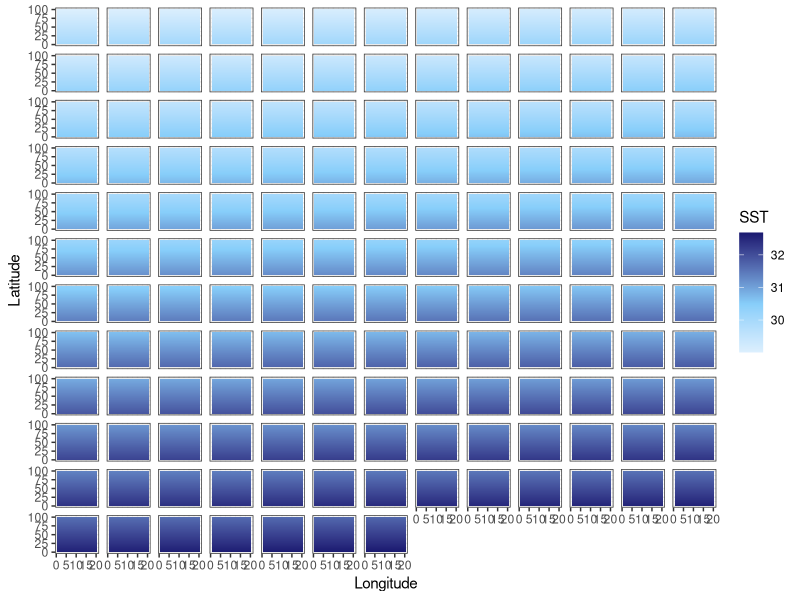
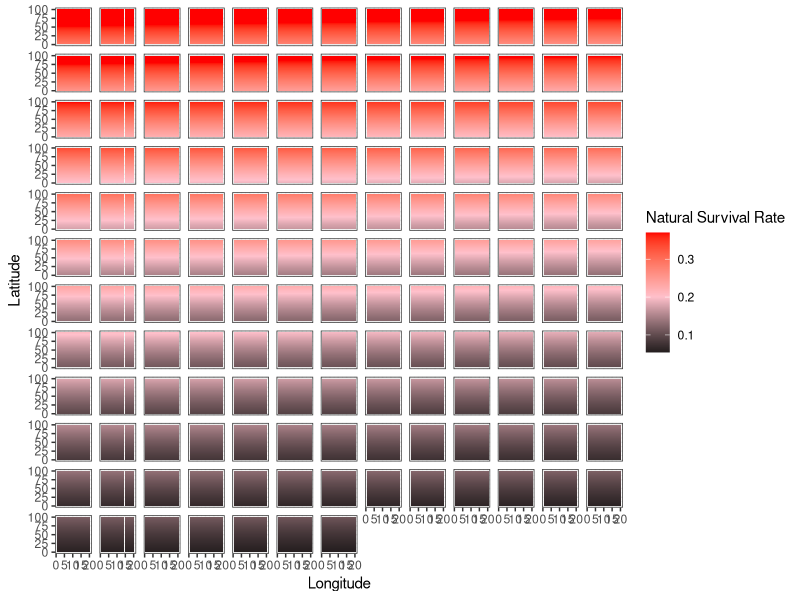
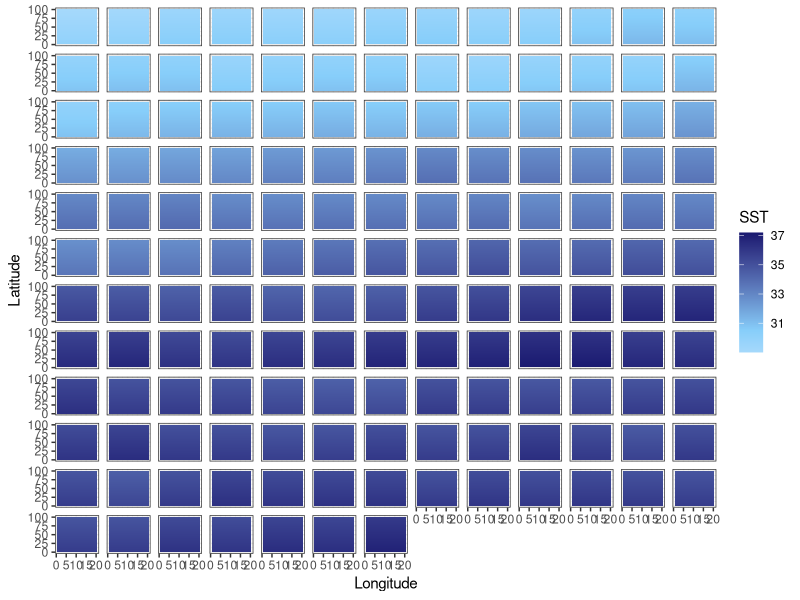
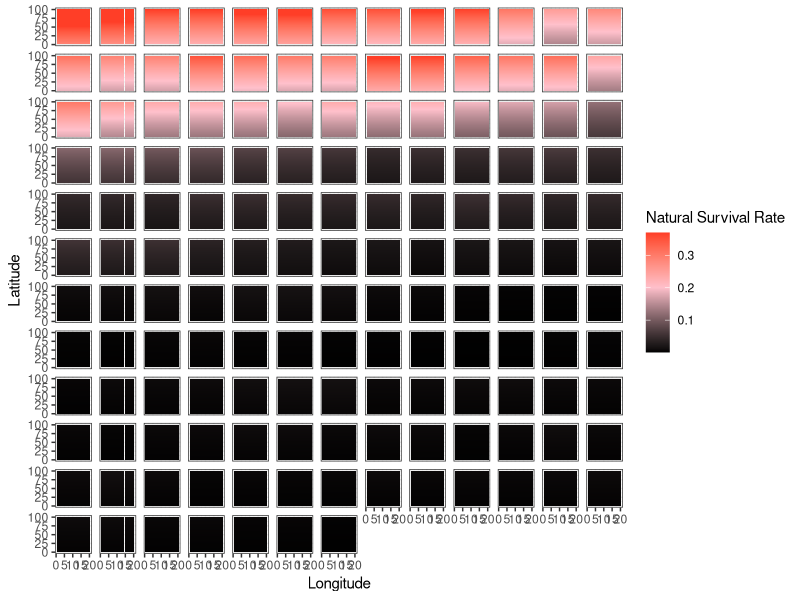
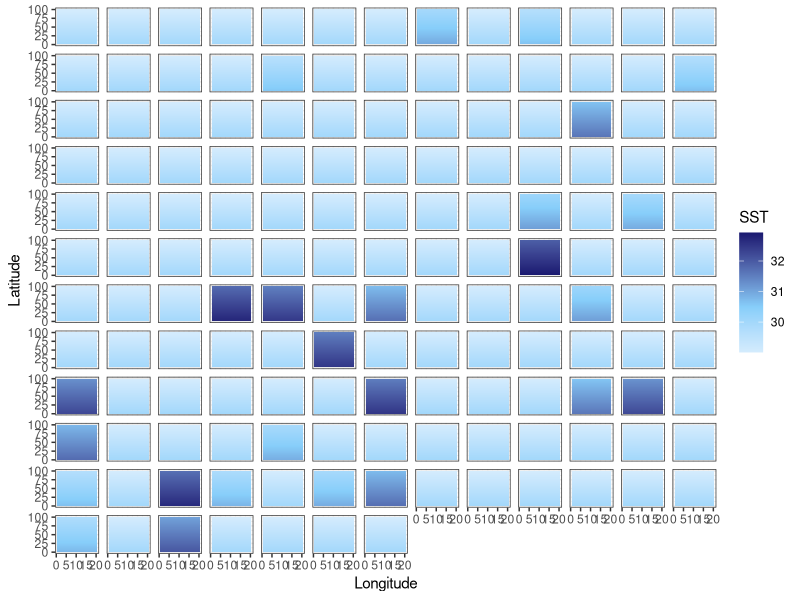
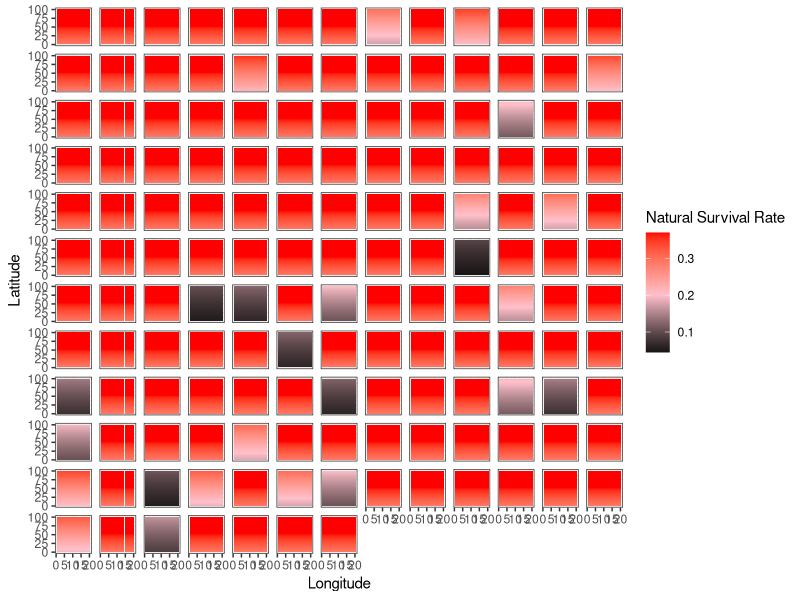

The R script that drew these images, in order:
library(tidyverse)
library(here)

addTaskCallback(function(...) {set.seed(42);TRUE})
options(warn=-1)

years = 150
NS.patches = 100
EW.patches = 20
opt.temp = 25

calc_temp_mortality <- function(SST, opt.temp, temp.range, s) {
  nat.m = array(0, c(nrow(SST), ncol(SST)))
  m = 1 - exp((-(SST[,] - opt.temp)^2)/(temp.range^2)) # temperature based mortality function from Walsworth et al.
  m = 1 - m
  nat.m = ifelse(m > s, s, m)
  return(nat.m)
}

# 0.37      29
# 0.3678794 30
# 0.2369278 31
# 0.1408584 32
# 0.0773    33
# 0.0391639 34
# 0.0183156 35



### UNCOMMENT FOR CONSTANT MEAN SHIFT SST
SST.patches.mean <- array(0, c(NS.patches, EW.patches, years))
start_SST = (opt.temp + 4) + NS.patches*0.01

for (i in 1:years) {
  SST = start_SST
  for (lat in 1:NS.patches) {
    SST.patches.mean[lat,,i] = SST
    SST = SST - 0.01
  }
  start_SST = start_SST + 0.018
}

### UNCOMMENT FOR ENSO VARIABLE MEAN SST
SST.patches.enso <- array(0, c(NS.patches, EW.patches, years))
start_SST = (opt.temp + 4) + NS.patches*0.01

for (i in 1:years) {
  SST = start_SST
  for (lat in 1:NS.patches) {
    SST.patches.enso[lat,,i] = SST
    SST = SST - 0.01
  }
  start_SST = start_SST + rnorm(1, mean = 0.018, sd = .25)
}

### UNCOMMENT FOR SHOCK SST CHANGES
SST.patches.shock <- array(0, c(NS.patches, EW.patches, years))
start_SST = (opt.temp + 4) + NS.patches*0.01

for (i in 1:years) {
  heat_prob = runif(1, 0, 1)
  if ((i < 75 & heat_prob < 0.1) | (i >= 75 & heat_prob < 0.35)) {
    intensity <- runif(1, .5, ifelse(i < 75, 2, 3))
    SST = start_SST + intensity
  } else {
    SST = start_SST
  }
  for (lat in 1:NS.patches) {
    SST.patches.shock[lat,,i] = SST
    SST = SST - 0.01
  }
}

output_df_mean = data.frame() #create dataframe to hold results
output_df_enso = data.frame()
output_df_shock = data.frame()


# Mean --------------------------------------------------------------------

for(b in 1:years) {
  SSTdf_mean = SST.patches.mean[,,b] %>% 
    as.data.frame() 
  
  SSTdf_mean$lat = c(1:NS.patches)
  SSTdf_mean$year = paste0(b)
  
  output_df_mean = bind_rows(output_df_mean, SSTdf_mean)
}

SSTdf_mean = output_df_mean %>% 
  pivot_longer(V1:V20,
               names_to = "lon",
               values_to = "sst") %>% 
  mutate(lon = case_when(
    lon == "V1" ~ 1,
    lon == "V2" ~ 2,
    lon == "V3" ~ 3,
    lon == "V4" ~ 4,
    lon == "V5" ~ 5,
    lon == "V6" ~ 6,
    lon == "V7" ~ 7,
    lon == "V8" ~ 8,
    lon == "V9" ~ 9,
    lon == "V10" ~ 10,
    lon == "V11" ~ 11,
    lon == "V12" ~ 12,
    lon == "V13" ~ 13,
    lon == "V14" ~ 14,
    lon == "V15" ~ 15,
    lon == "V16" ~ 16,
    lon == "V17" ~ 17,
    lon == "V18" ~ 18,
    lon == "V19" ~ 19,
    lon == "V20" ~ 20
    )) %>% 
  mutate(year = as.numeric(year))

mt = ggplot(SSTdf_mean, aes(lon, lat, fill = sst)) +
  geom_tile() +
  labs(x = "Longitude", y = "Latitude", fill = "SST") +
  theme_bw() +
  scale_fill_gradient2(low = "white", high = "midnightblue", mid = "lightskyblue", midpoint = 30.5) +
  facet_wrap(~year) + 
  theme(
    strip.background = element_blank(),
    strip.text.x = element_blank())

SSTdf_mean = SSTdf_mean %>% 
  mutate(mortality = 1 - (1 - exp((-(sst - 25)^2)/(4.5^2)))) %>% 
  mutate(survival = ifelse(mortality > 0.37, 0.37, mortality))

mm = ggplot(SSTdf_mean, aes(lon, lat, fill = survival)) +
  geom_tile() +
  labs(x = "Longitude", y = "Latitude", fill = "Natural Survival Rate") +
  theme_bw() +
  scale_fill_gradient2(low = "black", high = "red", mid = "pink", midpoint = .2) +
  facet_wrap(~year) + 
  theme(
    strip.background = element_blank(),
    strip.text.x = element_blank())

# ENSO --------------------------------------------------------------------

for(b in 1:years) {
  SSTdf_enso = SST.patches.enso[,,b] %>% 
    as.data.frame() 
  
  SSTdf_enso$lat = c(1:NS.patches)
  SSTdf_enso$year = paste0(b)
  
  output_df_enso = bind_rows(output_df_enso, SSTdf_enso)
}

SSTdf_enso = output_df_enso %>% 
  pivot_longer(V1:V20,
               names_to = "lon",
               values_to = "sst") %>% 
  mutate(lon = case_when(
    lon == "V1" ~ 1,
    lon == "V2" ~ 2,
    lon == "V3" ~ 3,
    lon == "V4" ~ 4,
    lon == "V5" ~ 5,
    lon == "V6" ~ 6,
    lon == "V7" ~ 7,
    lon == "V8" ~ 8,
    lon == "V9" ~ 9,
    lon == "V10" ~ 10,
    lon == "V11" ~ 11,
    lon == "V12" ~ 12,
    lon == "V13" ~ 13,
    lon == "V14" ~ 14,
    lon == "V15" ~ 15,
    lon == "V16" ~ 16,
    lon == "V17" ~ 17,
    lon == "V18" ~ 18,
    lon == "V19" ~ 19,
    lon == "V20" ~ 20
  )) %>% 
  mutate(year = as.numeric(year))

et = ggplot(SSTdf_enso, aes(lon, lat, fill = sst)) +
  geom_tile() +
  labs(x = "Longitude", y = "Latitude", fill = "SST") +
  theme_bw() +
  scale_fill_gradient2(low = "white", high = "midnightblue", mid = "lightskyblue", midpoint = 30.5) +
  facet_wrap(~year) + 
  theme(
    strip.background = element_blank(),
    strip.text.x = element_blank())

SSTdf_enso = SSTdf_enso %>% 
  mutate(mortality = 1 - (1 - exp((-(sst - 25)^2)/(4.5^2)))) %>% 
  mutate(survival = ifelse(mortality > 0.37, 0.37, mortality))

em = ggplot(SSTdf_enso, aes(lon, lat, fill = survival)) +
  geom_tile() +
  labs(x = "Longitude", y = "Latitude", fill = "Natural Survival Rate") +
  theme_bw() +
  scale_fill_gradient2(low = "black", high = "red", mid = "pink", midpoint = .2) +
  facet_wrap(~year) + 
  theme(
    strip.background = element_blank(),
    strip.text.x = element_blank())

# shock -------------------------------------------------------------------

for(b in 1:years) {
  SSTdf_shock = SST.patches.shock[,,b] %>% 
    as.data.frame() 
  
  SSTdf_shock$lat = c(1:NS.patches)
  SSTdf_shock$year = paste0(b)
  
  output_df_shock = bind_rows(output_df_shock, SSTdf_shock)
}

SSTdf_shock = output_df_shock %>% 
  pivot_longer(V1:V20,
               names_to = "lon",
               values_to = "sst") %>% 
  mutate(lon = case_when(
    lon == "V1" ~ 1,
    lon == "V2" ~ 2,
    lon == "V3" ~ 3,
    lon == "V4" ~ 4,
    lon == "V5" ~ 5,
    lon == "V6" ~ 6,
    lon == "V7" ~ 7,
    lon == "V8" ~ 8,
    lon == "V9" ~ 9,
    lon == "V10" ~ 10,
    lon == "V11" ~ 11,
    lon == "V12" ~ 12,
    lon == "V13" ~ 13,
    lon == "V14" ~ 14,
    lon == "V15" ~ 15,
    lon == "V16" ~ 16,
    lon == "V17" ~ 17,
    lon == "V18" ~ 18,
    lon == "V19" ~ 19,
    lon == "V20" ~ 20
  )) %>% 
  mutate(year = as.numeric(year))

st = ggplot(SSTdf_shock, aes(lon, lat, fill = sst)) +
  geom_tile() +
  labs(x = "Longitude", y = "Latitude", fill = "SST") +
  theme_bw() +
  scale_fill_gradient2(low = "white", high = "midnightblue", mid = "lightskyblue", midpoint = 30.5) +
  facet_wrap(~year) + 
  theme(
    strip.background = element_blank(),
    strip.text.x = element_blank())

SSTdf_shock = SSTdf_shock %>% 
  mutate(mortality = 1 - (1 - exp((-(sst - 25)^2)/(4.5^2)))) %>% 
  mutate(survival = ifelse(mortality > 0.37, 0.37, mortality))

sm = ggplot(SSTdf_shock, aes(lon, lat, fill = survival)) +
  geom_tile() +
  labs(x = "Longitude", y = "Latitude", fill = "Natural Survival Rate") +
  theme_bw() +
  scale_fill_gradient2(low = "black", high = "red", mid = "pink", midpoint = .2) +
  facet_wrap(~year) + 
  theme(
    strip.background = element_blank(),
    strip.text.x = element_blank())

ggsave(mt, file=paste0("mean_temp.pdf"), path = here("figs", "climate"), height = 10, width = 15)
ggsave(mm, file=paste0("mean_mortality.pdf"), path = here("figs", "climate"), height = 10, width = 15)
ggsave(et, file=paste0("enso_temp.pdf"), path = here("figs", "climate"), height = 10, width = 15)
ggsave(em, file=paste0("enso_mortality.pdf"), path = here("figs", "climate"), height = 10, width = 15)
ggsave(st, file=paste0("shock_temp.pdf"), path = here("figs", "climate"), height = 10, width = 15)
ggsave(sm, file=paste0("shock_mortality.pdf"), path = here("figs", "climate"), height = 10, width = 15)
